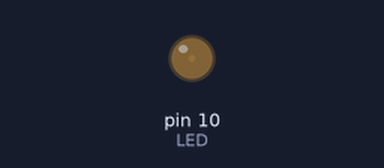
The sketch below on a simulated Arduino Uno, built with avr-gcc and run on an emulated ATmega328P. Parts: output pins drawn as LEDs (lit = HIGH).

Above: at 0.05 s.
At 1.15 s:
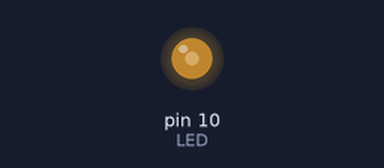
At 2.3 s:
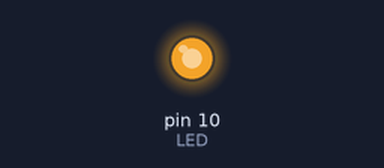
At 4.55 s:
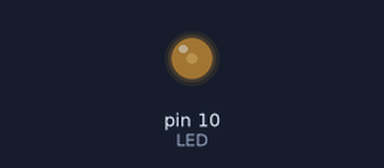
Timing chart, 0 to 6.6 s (numbered marks = the images above):
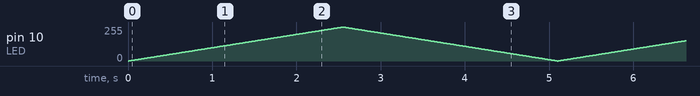

The sketch:

Huxideng.ino
```cpp
#define LED 10
void setup()
{
  pinMode(LED,OUTPUT);
}
void loop()
{
  for (int i=0; i<255; i++)
  {
    analogWrite(LED,i);
    delay(10);
  }
  for (int i=254; i>0; i--)
  {
    analogWrite(LED,i);
    delay(10);
  }
}
```
